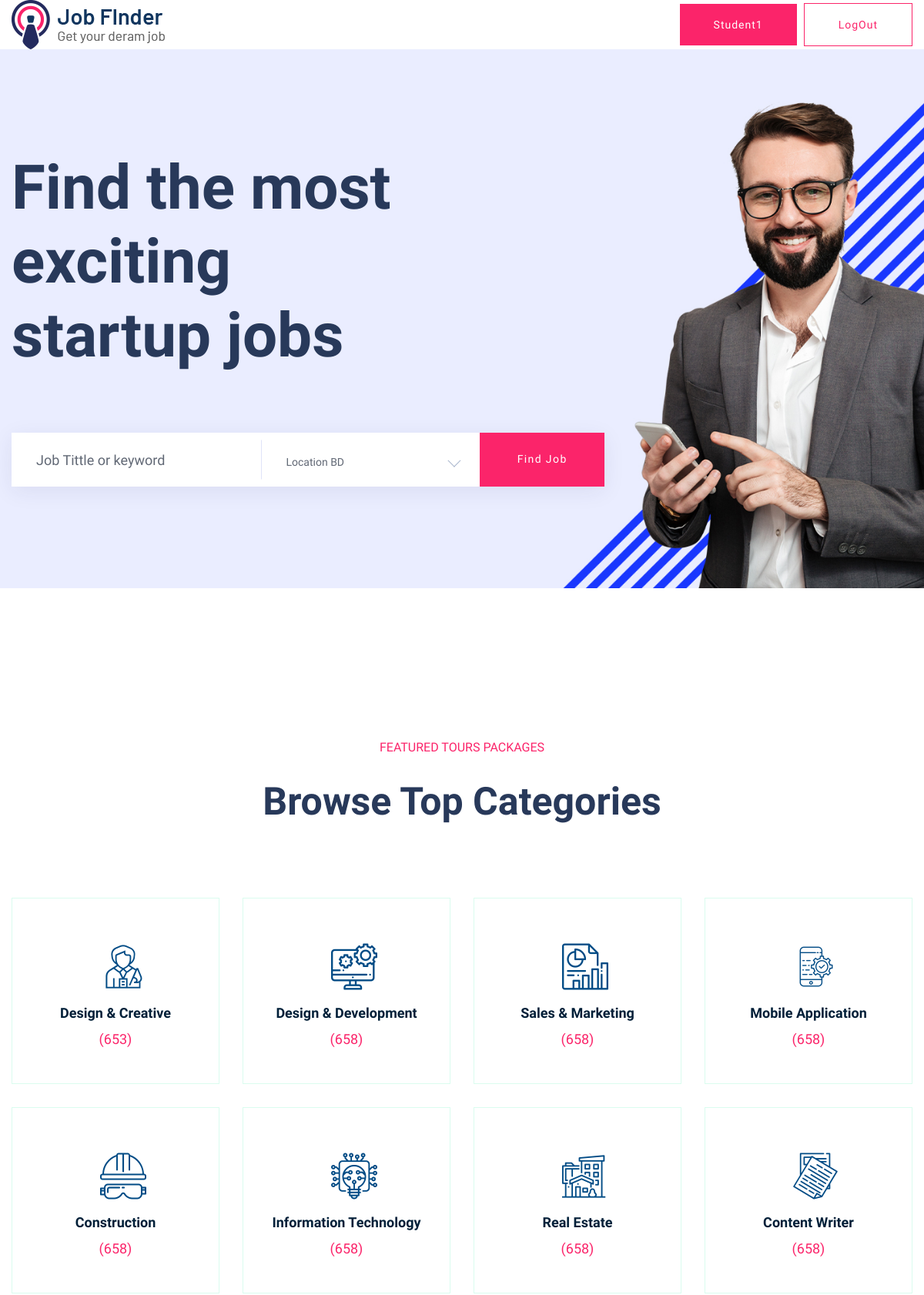
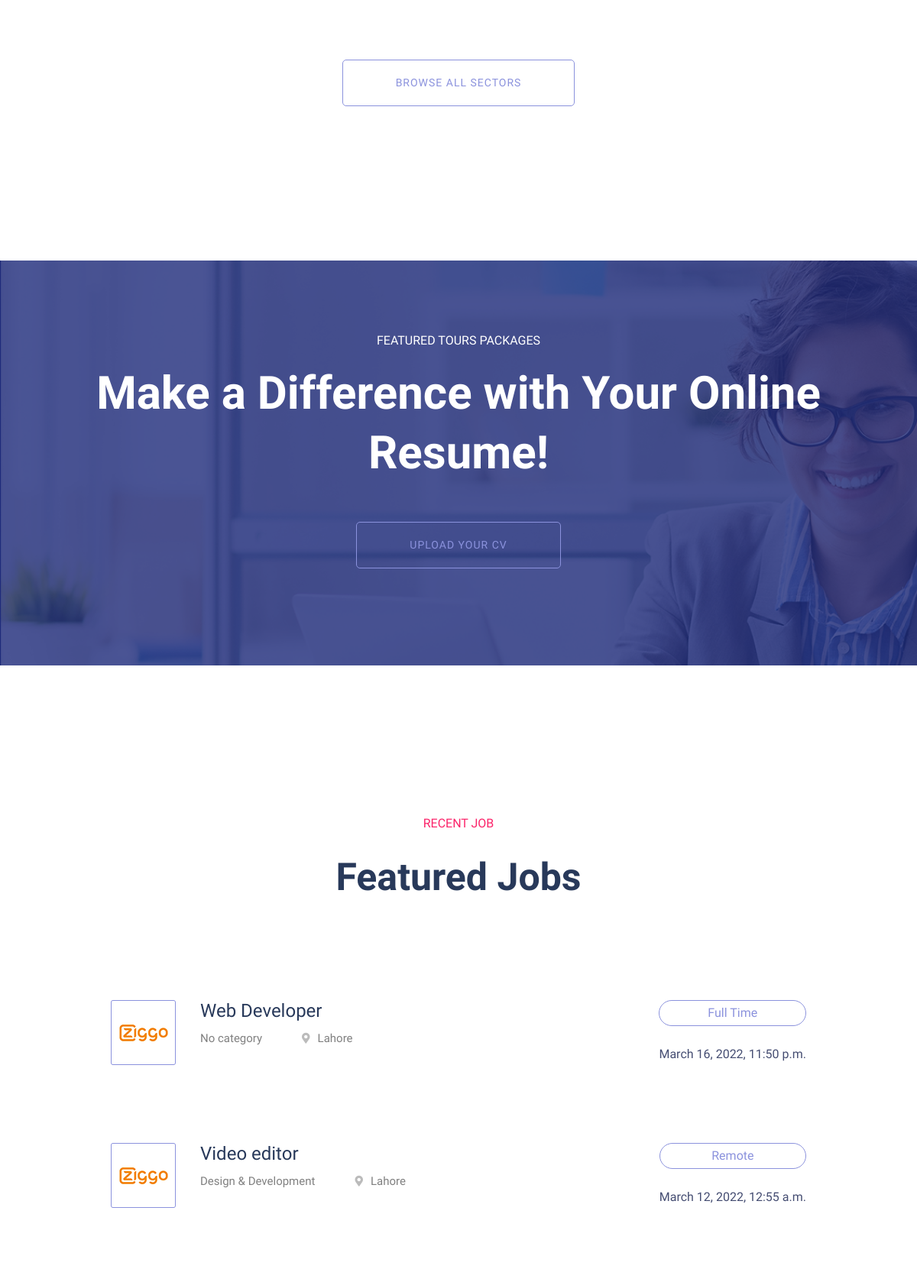
The page / (signed in, upper part) on the database its author committed (2 pictures, top to bottom).
### main/models.py (models this page shows, shortened)
class jobPostData(models.Model):
    CATEGORY_CHOICES = (
    ("Design & Creative", "Design & Creative"),
    ("Design & Development", "Design & Development"),
    ("Sales & Marketing", "Sales & Marketing"),
    ("Mobile Application", "Mobile Application"),
    ("Construction", "Construction"),
    ("Information Technology", "Information Technology"),
    ("Real Estate", "Real Estate"),
    ("Content Writer", "Content Writer"),
    )
    JOB_CHOICES =(
        ("Part Time","Part Time"),
        ("Full Time","Full Time"),
        ("Remote","Remote"),
        ("On site","On site"),
    )
    title = models.CharField(max_length=70,default='')
    desription = RichTextField(null=True,blank=True)
    author = models.CharField(max_length=50)
    location = models.CharField(max_length=100,default='')
    job_nature = models.CharField(max_length=30,choices=JOB_CHOICES,default='No choice')
    category = models.CharField(max_length=50,choices=CATEGORY_CHOICES,default='No category')
    posted_date = models.DateTimeField(auto_now_add=True)
    vacancy = models.IntegerField(default=1)
    salary = models.CharField(max_length=30,default='')
    application_deadline = models.DateTimeField(default=datetime.datetime.now())
    user_job_post = models.ForeignKey(User,on_delete=models.CASCADE)

### main/views.py (the view)
# urls.py: 2. Add a URL to urlpatterns:  path('', views.home, name='home')
def home(request):
    data = jobPostData.objects.all().order_by('-posted_date')
    template_name = 'main/index.html'
    context={
        'data':data,
    }
    return render(request,template_name,context)

### main/templates/main/index.html (shortened to what this page needs)
{% extends 'main/layout.html' %}
{% load static %}
{% block body %}
<main>
    <div class="slider-area">
      <div class="slider-active">
        <div
          class="single-slider slider-height d-flex align-items-center"
          data-background=" {% static 'main/assets/img/hero/h1_hero.jpg'  %}"
        >
          <div class="container">
            <div class="row">
              <div class="col-xl-6 col-lg-9 col-md-10">
                <div class="hero__caption">
                  <h1>Find the most exciting startup jobs</h1>
                </div>
              </div>
            </div>
            <div class="row">
              <div class="col-xl-8">
                <form action="#" class="search-box">
                  <div class="input-form">
                    <input type="text" placeholder="Job Tittle or keyword" />
                  </div>
                  <div class="select-form">
                  </div>
                  <div class="search-form">
                    <a href="#">Find job</a>
                  </div>
                </form>
              </div>
            </div>
          </div>
        </div>
      </div>
    </div>
    <div class="our-services section-pad-t30">
      <div class="container">
        <div class="row">
          <div class="col-lg-12">
            <div class="section-tittle text-center">
              <span>FEATURED TOURS Packages</span>
              <h2>Browse Top Categories</h2>
            </div>
          </div>
        </div>
        <div class="row d-flex justify-contnet-center">
          <div class="col-xl-3 col-lg-3 col-md-4 col-sm-6">
            <div class="single-services text-center mb-30">
              <div class="services-ion">
                <span class="flaticon-tour"></span>
              </div>
              <div class="services-cap">
                <h5><a href="job_listing.html">Design & Creative</a></h5>
                <span>(653)</span>
              </div>
            </div>
          </div>
          <div class="col-xl-3 col-lg-3 col-md-4 col-sm-6">
            <div class="single-services text-center mb-30">
              <div class="services-ion">
                <span class="flaticon-cms"></span>
              </div>
              <div class="services-cap">
                <h5><a href="job_listing.html">Design & Development</a></h5>
                <span>(658)</span>
              </div>
            </div>
          </div>
          <div class="col-xl-3 col-lg-3 col-md-4 col-sm-6">
            <div class="single-services text-center mb-30">
              <div class="services-ion">
                <span class="flaticon-report"></span>
              </div>
              <div class="services-cap">
                <h5><a href="job_listing.html">Sales & Marketing</a></h5>
                <span>(658)</span>
              </div>
            </div>
          </div>
          <div class="col-xl-3 col-lg-3 col-md-4 col-sm-6">
            <div class="single-services text-center mb-30">
              <div class="services-ion">
                <span class="flaticon-app"></span>
              </div>
              <div class="services-cap">
                <h5><a href="job_listing.html">Mobile Application</a></h5>
                <span>(658)</span>
              </div>
            </div>
          </div>
          <div class="col-xl-3 col-lg-3 col-md-4 col-sm-6">
            <div class="single-services text-center mb-30">
              <div class="services-ion">
                <span class="flaticon-helmet"></span>
              </div>
              <div class="services-cap">
                <h5><a href="job_listing.html">Construction</a></h5>
                <span>(658)</span>
              </div>
            </div>
          </div>
          <div class="col-xl-3 col-lg-3 col-md-4 col-sm-6">
            <div class="single-services text-center mb-30">
              <div class="services-ion">
                <span class="flaticon-high-tech"></span>
              </div>
              <div class="services-cap">
                <h5><a href="job_listing.html">Information Technology</a></h5>
                <span>(658)</span>
              </div>
            </div>
          </div>
          <div class="col-xl-3 col-lg-3 col-md-4 col-sm-6">
            <div class="single-services text-center mb-30">
              <div class="services-ion">
                <span class="flaticon-real-estate"></span>
              </div>
              <div class="services-cap">
                <h5><a href="job_listing.html">Real Estate</a></h5>
                <span>(658)</span>
              </div>
            </div>
          </div>
          <div class="col-xl-3 col-lg-3 col-md-4 col-sm-6">
            <div class="single-services text-center mb-30">
              <div class="services-ion">
                <span class="flaticon-content"></span>
              </div>
              <div class="services-cap">
                <h5><a href="job_listing.html">Content Writer</a></h5>
                <span>(658)</span>
              </div>
            </div>
          </div>
        </div>
        <div class="row">
          <div class="col-lg-12">
            <div class="browse-btn2 text-center mt-50">
              <a href="job_listing.html" class="border-btn2"
                >Browse All Sectors</a
              >
            </div>
          </div>
        </div>
      </div>
    </div>
    <div
      class="online-cv cv-bg section-overly pt-90 pb-120"
      data-background="{% static  'main/assets/img/gallery/cv_bg.jpg' %}  "
    >
      <div class="container">
        <div class="row justify-content-center">
          <div class="col-xl-10">
            <div class="cv-caption text-center">
              <p class="pera1">FEATURED TOURS Packages</p>
              <p class="pera2">Make a Difference with Your Online Resume!</p>
              <a href="#" class="border-btn2 border-btn4">Upload your cv</a>
            </div>
          </div>
        </div>
      </div>
    </div>
    {% if request.user.groups.get|striptags == "Student" %}
    <section class="featured-job-area feature-padding">
      <div class="container">
        <div class="row">
          <div class="col-lg-12">
            <div class="section-tittle text-center">
              <span>Recent Job</span>
              <h2>Featured Jobs</h2>
            </div>
          </div>
        </div>
        <div class="row justify-content-center">
          <div class="col-xl-10">
            {%  for dt in data %}
            <div class="single-job-items mb-30">
              <div class="job-items">
                <div class="company-img">
                  <a href="{% url 'jobPostDetail' dt.id %}"
                    ><img src="{% static  'main/assets/img/icon/job-list1.png' %} " alt=""
                  /></a>
                </div>
                <div class="job-tittle">
                  <a href="{% url 'jobPostDetail' dt.id %}"><h4>{{dt.title}}</h4></a>
                  <ul>
                    <li>{{dt.category}}</li>
                    <li>
                      <i class="fas fa-map-marker-alt"></i>{{dt.location}}
                    </li>
                  </ul>
                </div>
              </div>
              <div class="items-link f-right">
                <a href="{% url 'jobPostDetail' dt.id %}">{{dt.job_nature}}</a>
                <span>{{dt.posted_date}}</span>
              </div>
            </div>
            {% endfor %}
          </div>
        </div>
      </div>
    </section>
    {% endif %}
  </main>
{% endblock body %}

### main/templates/main/layout.html (shortened to what this page needs)
{% load static %}
<!DOCTYPE html>
<html class="no-js" lang="zxx">
  <head>
    <link rel="stylesheet" href="https://cdnjs.cloudflare.com/ajax/libs/font-awesome/4.7.0/css/font-awesome.min.css">
    <link
      rel="stylesheet"
      href="{% static 'main/assets/css/bootstrap.min.css' %}"
    />
    <link
      rel="stylesheet"
      href="{% static 'main/assets/css/owl.carousel.min.css' %}"
    />
    <link rel="stylesheet" href="{% static 'main/assets/css/flaticon.css' %}" />
    <link
      rel="stylesheet"
      href="{% static 'main/assets/css/price_rangs.css' %}"
    />
    <link rel="stylesheet" href="{% static 'main/assets/css/slicknav.css' %}" />
    <link
      rel="stylesheet"
      href="{% static 'main/assets/css/animate.min.css' %}"
    />
    <link
      rel="stylesheet"
      href="{% static 'main/assets/css/magnific-popup.css' %}"
    />
    <link
      rel="stylesheet"
      href="{% static 'main/assets/css/fontawesome-all.min.css' %}"
    />
    <link
      rel="stylesheet"
      href="{% static 'main/assets/css/themify-icons.css' %}"
    />
    <link rel="stylesheet" href="{% static 'main/assets/css/slick.css' %}" />
    <link
      rel="stylesheet"
      href="{% static 'main/assets/css/nice-select.css' %}"
    />
    <link rel="stylesheet" href="{% static 'main/assets/css/style.css' %}" />
  </head>
  <body>
    <header>
      <div class="header-area header-transparrent">
        <div class="headder-top header-sticky">
          <div class="container">
            <div class="row align-items-center">
              <div class="col-lg-3 col-md-2">
                <div class="logo">
                  <a href="{% url 'home' %}"
                    ><img
                      src="{% static  'main/assets/img/logo/logo.png' %}"
                      alt=""
                  /></a>
                </div>
              </div>
              <div class="col-lg-9 col-md-9">
                <div class="menu-wrapper">
                  <div class="header-btn d-none f-right d-lg-block">
                    {% if request.user.is_authenticated %}
                    <a href="{% url 'profile' %}" class="btn head-btn1">{{request.user.username}}</a>
                    <a href="{% url 'logOut' %}" class="btn head-btn2">logOut</a>
                    {% else %}
                    <a href="{% url 'logIn' %}" class="btn head-btn1">Login</a>
                    <a href="{% url 'register' %}" class="btn head-btn2">Register</a>
                    {% endif %}
                  </div>
                </div>
              </div>
              <div class="col-12">
              </div>
            </div>
          </div>
        </div>
      </div>
    </header>
    {% block body %}{% endblock body %}
  </body>
</html>

### rows shown on the page
jobPostData: title "Web Developer", category "No category", location "Lahore", job_nature "Full Time", posted_date "March 16, 2022, 11:50 p.m."
jobPostData: title "Video editor", category "Design & Development", location "Lahore", job_nature "Remote", posted_date "March 12, 2022, 12:55 a.m."

### other values the page prints
{{ request.user.username }} "Student1"
